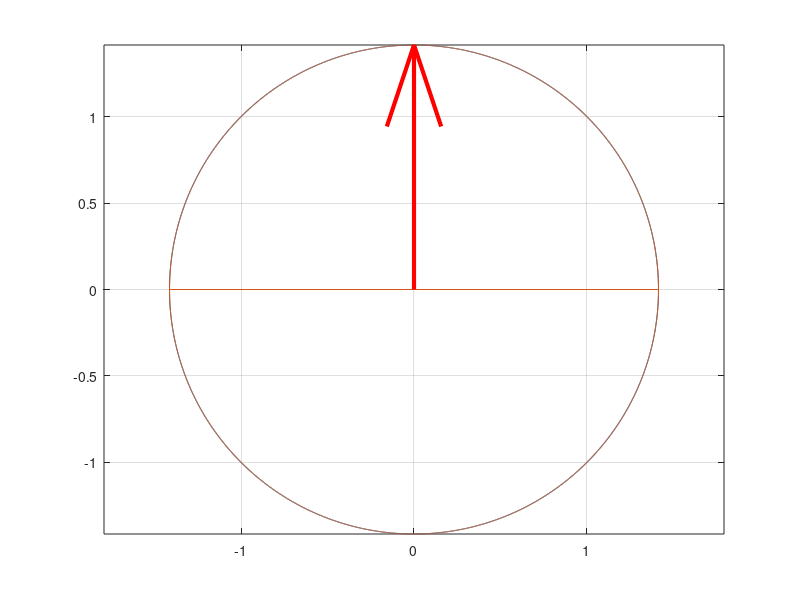

Recreate this plot in MATLAB. (Note: this script raises an error after producing the figure.)
A = [4 0;
   3 -5;];
[U, S, V] = svd(A);
SignChanger = [1 0; 0 -1;];
U = U * SignChanger;
V = V * SignChanger;
HASIL = V'*[1; 1;];
% HASIL = S*HASIL;
% HASIL = U*HASIL
JariKuadrat = HASIL(1,1)*HASIL(1,1) + HASIL(2,1) * HASIL(2,1);
Jari2 = sqrt(JariKuadrat);
x = -Jari2 : 0.001 : Jari2;
x = [x Jari2];
[mx, nx] = size(x);
y1 = zeros(1, nx);
y2 = zeros(1, nx);
for i = 1:nx
    y1(1, i) = sqrt(JariKuadrat - x(1, i)*x(1,i));
    y2(1, i) = -sqrt(JariKuadrat - x(1, i)*x(1,i));
end
x = [x x];
y = [y1 y2];
plot(x, y, x, y)
hold on
quiver(0, 0, HASIL(1,1), HASIL(2,1), 'linewidth', 3, 'color', 'r', 'AutoScale','off')
grid on
axis equal
xline(0)
yline(0)
HASIL